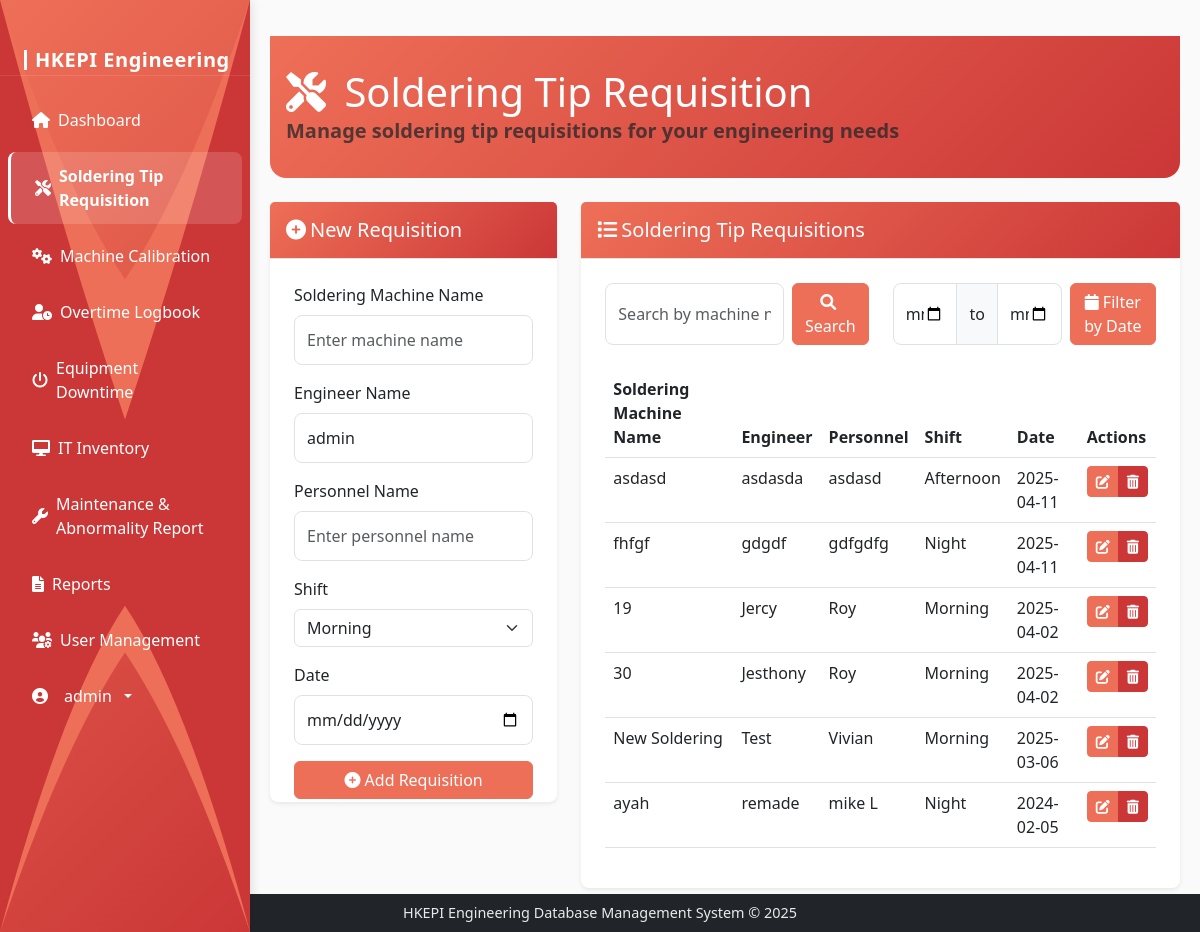
Before: /soldering-tips (signed in) with the older database file.
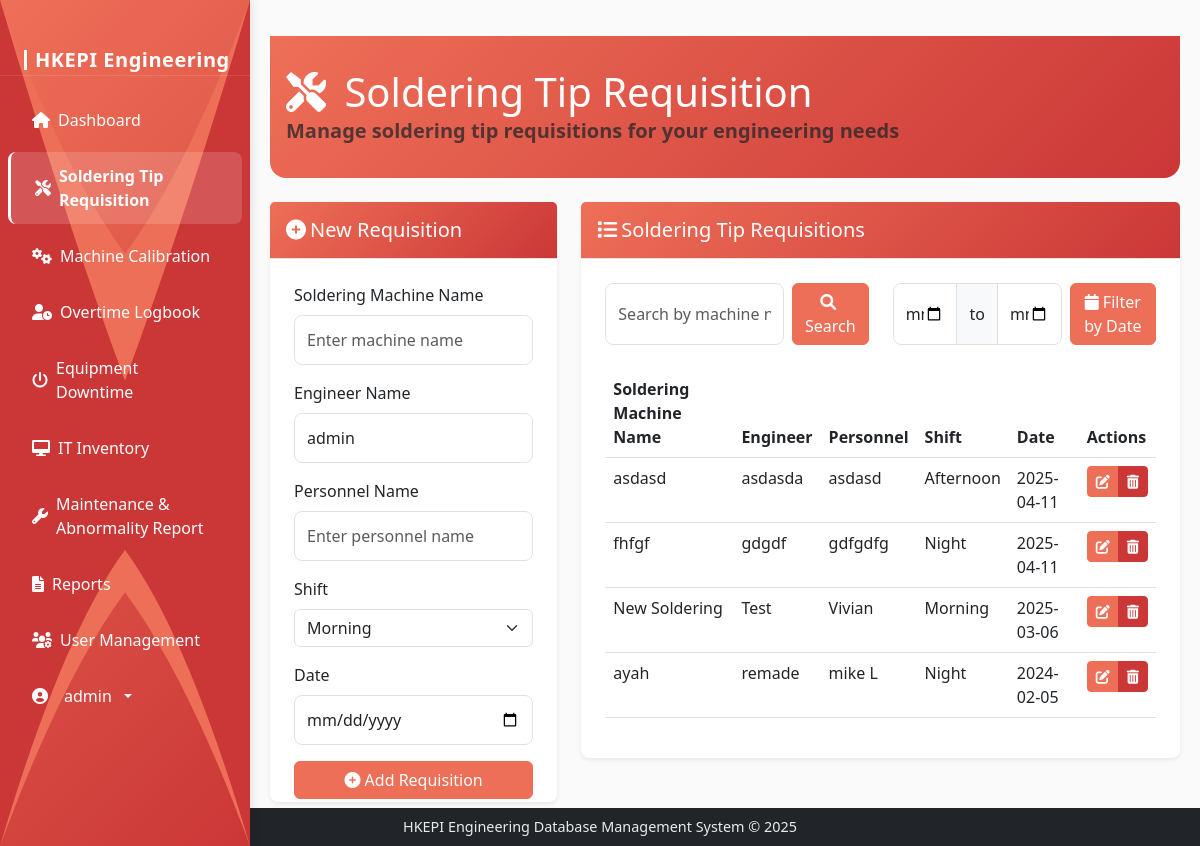
After: the same page with the newer database file.
### models.py (models this page shows, shortened)
class User(UserMixin, db.Model):
    id = db.Column(db.Integer, primary_key=True)
    username = db.Column(db.String(64), unique=True, nullable=False)
    email = db.Column(db.String(120), unique=True, nullable=False)
    password_hash = db.Column(db.String(256), nullable=False)
    is_admin = db.Column(db.Boolean, default=False)
    date_created = db.Column(db.DateTime, default=datetime.utcnow)

class SolderingTip(db.Model):
    id = db.Column(db.Integer, primary_key=True)
    machine_name = db.Column(db.String(100), nullable=False)
    engineer_name = db.Column(db.String(100), nullable=False)
    personnel_name = db.Column(db.String(100), nullable=False)
    shift = db.Column(db.String(20), nullable=False)
    date = db.Column(db.DateTime, nullable=False)
    created_at = db.Column(db.DateTime, default=datetime.utcnow)

### routes.py (the view, shortened to what this page needs)
@app.route('/soldering-tips')
@login_required
def soldering_tips():
    search_query = request.args.get('search', '')
    start_date = request.args.get('start_date')
    end_date = request.args.get('end_date')
    query = SolderingTip.query
    if search_query:
        query = query.filter(
            SolderingTip.machine_name.ilike(f'%{search_query}%')
        )
    tips = query.order_by(SolderingTip.date.desc()).all()
    form = SolderingTipForm()
    form.engineer_name.choices = [(user.username, user.username) for user in User.query.all()]
    return render_template('soldering_tip.html', tips=tips, form=form, search_query=search_query, start_date=start_date, end_date=end_date)

### templates/soldering_tip.html (shortened to what this page needs)
{% extends 'base.html' %}
{% block content %}
<div class="container-fluid content-area">
    <div class="dashboard-header mb-4">
        <div class="header-content">
            <h1 class="mb-0" style="color: white;">
                <i class="fas fa-tools me-2" style="color: white;"></i>
                Soldering Tip Requisition
            </h1>
            <p class="lead text-muted mb-0 bold-welcome">
                Manage soldering tip requisitions for your engineering needs
            </p>
        </div>
    </div>
    <div class="row mb-4">
        <div class="col-md-4">
            <div class="card" style="height: 600px;">
                <div class="card-header" style="background: linear-gradient(135deg, var(--accent-primary), var(--accent-secondary)); color: white;">
                    <h5 class="mb-0">
                        {% if edit_tip %}
                        <i class="fas fa-edit me-1"></i>Edit Requisition
                        {% else %}
                        <i class="fas fa-plus-circle me-1"></i>New Requisition
                        {% endif %}
                    </h5>
                </div>
                <div class="card-body" style="overflow-y: auto;">
                    {% if edit_tip %}
                    <form method="POST" action="{{ url_for('edit_soldering_tip', tip_id=edit_tip.id) }}">
                    {% else %}
                    <form method="POST" action="{{ url_for('add_soldering_tip') }}">
                    {% endif %}
                        <div class="mb-3">
                            <label for="machine_name" class="form-label">Soldering Machine Name</label>
                            {{ form.machine_name(class="form-control", placeholder="Enter machine name") }}
                        </div>
                        <div class="mb-3">
                            <label for="engineer_name" class="form-label">Engineer Name</label>
                            {{ form.engineer_name(class="form-control", placeholder="Enter engineer name") }}
                        </div>
                        <div class="mb-3">
                            <label for="personnel_name" class="form-label">Personnel Name</label>
                            {{ form.personnel_name(class="form-control", placeholder="Enter personnel name") }}
                        </div>
                        <div class="mb-3">
                            <label for="shift" class="form-label">Shift</label>
                            {{ form.shift(class="form-select") }}
                        </div>
                        <div class="mb-3">
                            <label for="date" class="form-label">Date</label>
                            {{ form.date(class="form-control", type="date") }}
                        </div>
                        <div class="d-grid gap-2">
                            {% if edit_tip %}
                            <button type="submit" class="btn btn-primary">
                                <i class="fas fa-save me-1"></i>Update Requisition
                            </button>
                            <a href="{{ url_for('soldering_tips') }}" class="btn btn-secondary">
                                <i class="fas fa-times me-1"></i>Cancel
                            </a>
                            {% else %}
                            <button type="submit" class="btn btn-primary">
                                <i class="fas fa-plus-circle me-1"></i>Add Requisition
                            </button>
                            {% endif %}
                        </div>
                    </form>
                </div>
            </div>
        </div>
        <div class="col-md-8">
            <div class="card">
                <div class="card-header" style="background: linear-gradient(135deg, var(--accent-primary), var(--accent-secondary)); color: white;">
                    <h5 class="mb-0"><i class="fas fa-list me-1"></i>Soldering Tip Requisitions</h5>
                </div>
                <div class="card-body">
                    <div class="row mb-4">
                        <div class="col-md-6">
                            <form class="d-flex" method="GET" action="{{ url_for('soldering_tips') }}">
                                <input type="text" class="form-control me-2" name="search" placeholder="Search by machine name..." value="{{ search_query if search_query else '' }}">
                                <button class="btn btn-primary" type="submit">
                                    <i class="fas fa-search me-1"></i>Search
                                </button>
                            </form>
                        </div>
                        <div class="col-md-6">
                            <form class="d-flex" method="GET" action="{{ url_for('soldering_tips') }}">
                                <div class="input-group me-2">
                                    <input type="date" class="form-control" name="start_date" value="{{ start_date if start_date else '' }}">
                                    <span class="input-group-text">to</span>
                                    <input type="date" class="form-control" name="end_date" value="{{ end_date if end_date else '' }}">
                                </div>
                                <button class="btn btn-primary" type="submit">
                                    <i class="fas fa-calendar me-1"></i>Filter by Date
                                </button>
                            </form>
                        </div>
                    </div>
                    <div class="table-responsive" style="max-height: 600px;">
                        <table class="table table-hover">
                            <thead>
                                <tr>
                                    <th>Soldering Machine Name</th>
                                    <th>Engineer</th>
                                    <th>Personnel</th>
                                    <th>Shift</th>
                                    <th>Date</th>
                                    <th>Actions</th>
                                </tr>
                            </thead>
                            <tbody>
                                {% for tip in tips %}
                                <tr>
                                    <td>{{ tip.machine_name }}</td>
                                    <td>{{ tip.engineer_name }}</td>
                                    <td>{{ tip.personnel_name }}</td>
                                    <td>{{ tip.shift|capitalize }}</td>
                                    <td>{{ tip.date.strftime('%Y-%m-%d') }}</td>
                                    <td>
                                        <div class="btn-group btn-group-sm" role="group">
                                            <a href="{{ url_for('edit_soldering_tip', tip_id=tip.id) }}" class="btn btn-warning">
                                                <i class="fas fa-edit"></i>
                                            </a>
                                            <button type="button" class="btn btn-danger" data-bs-toggle="modal" data-bs-target="#deleteTipModal-{{ tip.id }}">
                                                <i class="fas fa-trash-alt"></i>
                                            </button>
                                        </div>
                                    </td>
                                </tr>
                                {% endfor %}
                            </tbody>
                        </table>
                    </div>
                </div>
            </div>
        </div>
    </div>
</div>
{% endblock %}

### templates/base.html (shortened to what this page needs)
<!DOCTYPE html>
<html lang="en" data-bs-theme="light" style="height: 100%;">
<head>
    <link href="https://cdn.jsdelivr.net/npm/bootstrap@5.3.0/dist/css/bootstrap.min.css" rel="stylesheet">
    <link rel="stylesheet" href="https://cdnjs.cloudflare.com/ajax/libs/font-awesome/6.0.0/css/all.min.css">
    <link rel="stylesheet" type="text/css" href="https://cdn.jsdelivr.net/npm/daterangepicker/daterangepicker.css" />
    <link rel="stylesheet" href="{{ url_for('static', filename='css/style.css') }}">
</head>
<body class="{% block body_class %}{% endblock %}" style="height: 100%; margin: 0;">
    <nav class="sidebar" id="sidebar">
        <svg class="sidebar-wave" viewBox="0 0 100 100" preserveAspectRatio="none">
            <path d="M0 0 L0 100 Q25 80 50 70 Q75 80 100 100 L100 0 Q75 20 50 30 Q25 20 0 0 Z" fill="var(--accent-primary)"/>
            <path d="M0 0 L0 100 Q25 75 50 65 Q75 75 100 100 L100 0 Q75 25 50 45 Q25 25 0 0 Z" fill="var(--accent-secondary)"/>
        </svg>
        <div class="sidebar-brand">
            <a class="navbar-brand" href="{{ url_for('dashboard') }}">
                <span>HKEPI Engineering</span>
            </a>
        </div>
        {% if current_user.is_authenticated %}
        <ul class="sidebar-nav nav flex-column">
            <li class="nav-item">
                <a class="nav-link {% if request.path == url_for('dashboard') %}active fw-bold{% endif %}" href="{{ url_for('dashboard') }}">
                    <i class="fas fa-home"></i>
                    <span>Dashboard</span>
                </a>
            </li>
            <li class="nav-item">
                <a class="nav-link {% if request.path == url_for('soldering_tips') %}active fw-bold{% endif %}" href="{{ url_for('soldering_tips') }}">
                    <i class="fas fa-tools"></i>
                    <span>Soldering Tip Requisition</span>
                </a>
            </li>
            <li class="nav-item">
                <a class="nav-link {% if request.path == url_for('machine_calibrations') %}active fw-bold{% endif %}" href="{{ url_for('machine_calibrations') }}">
                    <i class="fas fa-cogs"></i>
                    <span>Machine Calibration</span>
                </a>
            </li>
            <li class="nav-item">
                <a class="nav-link {% if request.path == url_for('overtime_logbook') %}active fw-bold{% endif %}" href="{{ url_for('overtime_logbook') }}">
                    <i class="fas fa-user-clock"></i>
                    <span>Overtime Logbook</span>
                </a>
            </li>
            <li class="nav-item">
                <a class="nav-link {% if request.path == url_for('equipment_downtime') %}active fw-bold{% endif %}" href="{{ url_for('equipment_downtime') }}">
                    <i class="fas fa-power-off"></i>
                    <span>Equipment Downtime</span>
                </a>
            </li>
            <li class="nav-item">
                <a class="nav-link {% if request.path == url_for('it_inventory') %}active fw-bold{% endif %}" href="{{ url_for('it_inventory') }}">
                    <i class="fas fa-desktop"></i>
                    <span>IT Inventory</span>
                </a>
            </li>
            <li class="nav-item">
                <a class="nav-link {% if request.path == url_for('maintenance_reports') %}active fw-bold{% endif %}" href="{{ url_for('maintenance_reports') }}">
                    <i class="fas fa-wrench"></i>
                    <span>Maintenance & Abnormality Report</span>
                </a>
            </li>
            <li class="nav-item">
                <a class="nav-link {% if request.path == url_for('reports') %}active fw-bold{% endif %}" href="{{ url_for('reports') }}">
                    <i class="fas fa-file-alt"></i>
                    <span>Reports</span>
                </a>
            </li>
            {% if current_user.is_admin %}
            <li class="nav-item">
                <a class="nav-link {% if request.path == url_for('user_management') %}active fw-bold{% endif %}" href="{{ url_for('user_management') }}">
                    <i class="fas fa-users-cog"></i>
                    <span>User Management</span>
                </a>
            </li>
            {% endif %}
            <li class="nav-item mt-auto">
                <div class="dropdown">
                    <a class="nav-link dropdown-toggle" href="#" id="sidebarDropdown" role="button" data-bs-toggle="dropdown" aria-expanded="false">
                        <i class="fas fa-user-circle me-2"></i>
                        <span>{{ current_user.username }}</span>
                    </a>
                </div>
            </li>
        </ul>
        {% endif %}
    </nav>
        <div class="main-flex-center">
            {% block content %}
            {% endblock %}
        </div>
        <footer class="bg-dark text-white position-fixed bottom-0 w-100 py-2 z-1020" style="
            background-color: rgba(0,0,0,0.8);
            left: 0;
            right: 0;
            width: 100%;
            text-align: center;
        ">
            <div class="container-fluid">
                <div class="row">
                    <div class="col-12">
                        <p class="mb-0" style="
                            color: rgba(255,255,255,0.9);
                            font-size: 0.9rem;
                            max-width: 100%;
                            word-wrap: break-word;
                            margin: 0 auto;
                            padding: 0 1rem;
                        ">HKEPI Engineering Database Management System &copy; 2025</p>
                    </div>
                </div>
            </div>
        </footer>
    </body>
    </html>

Changed rows visible on the page:
removed SolderingTip: machine_name "19", engineer_name "Jercy", personnel_name "Roy", shift "Morning", date "2025-04-02"
removed SolderingTip: machine_name "30", engineer_name "Jesthony", personnel_name "Roy", shift "Morning", date "2025-04-02"
